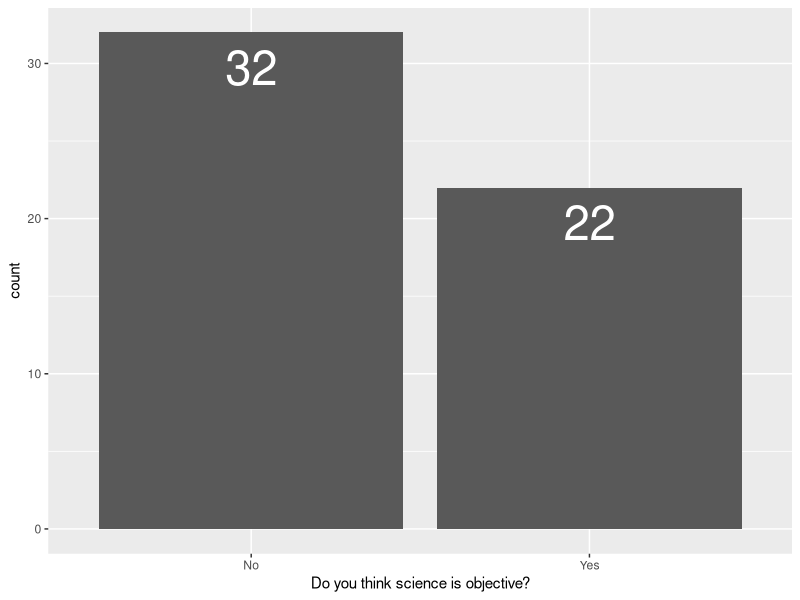
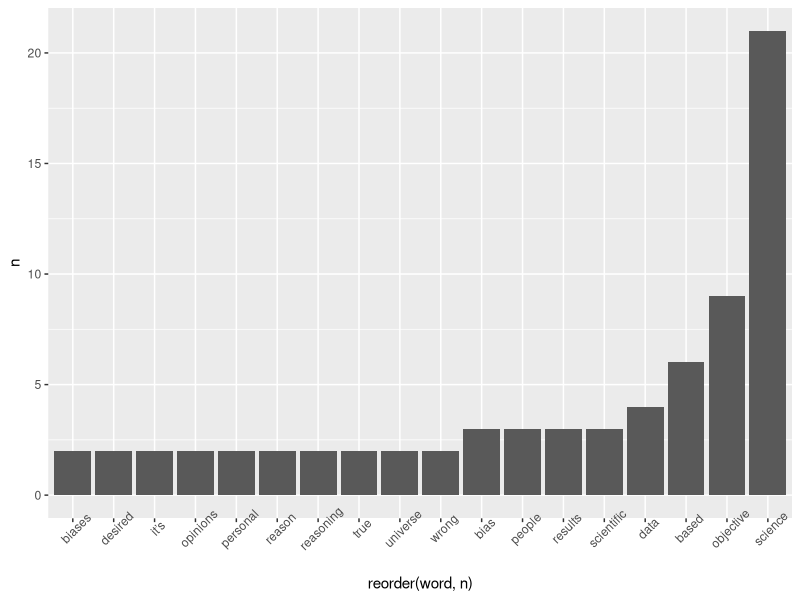
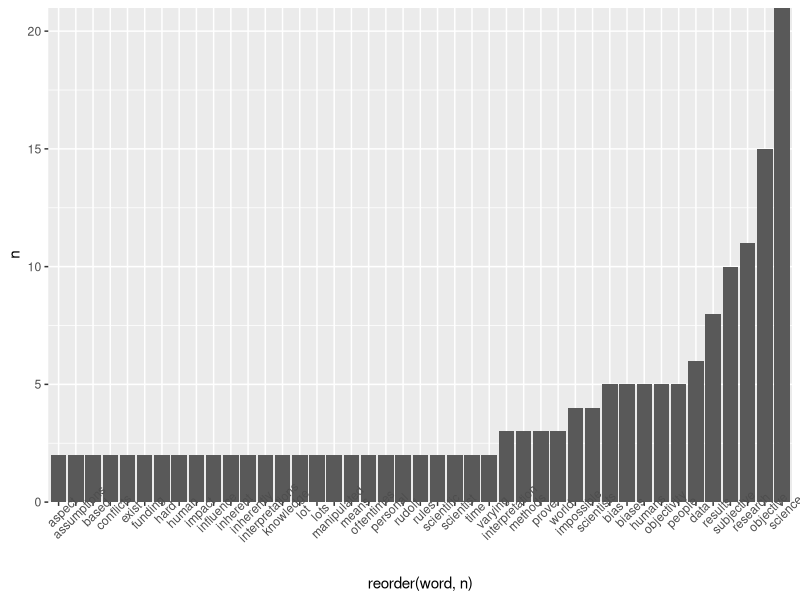
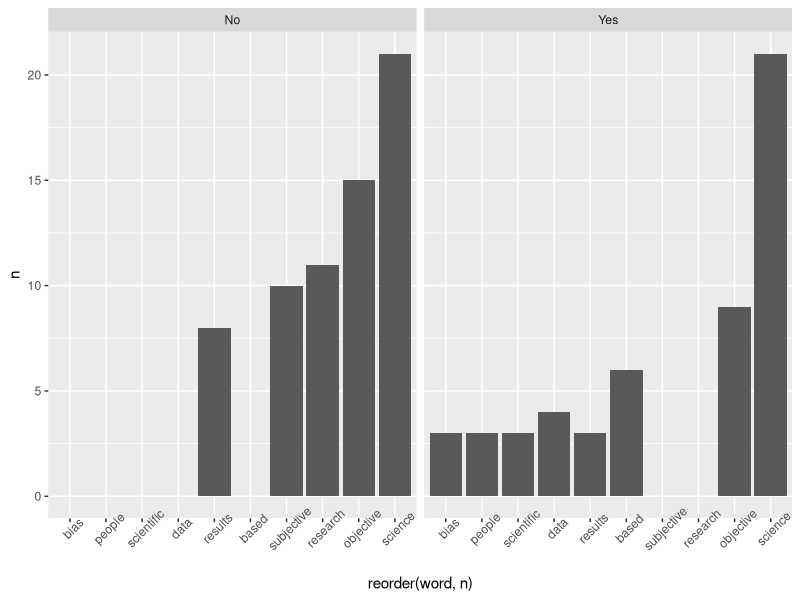
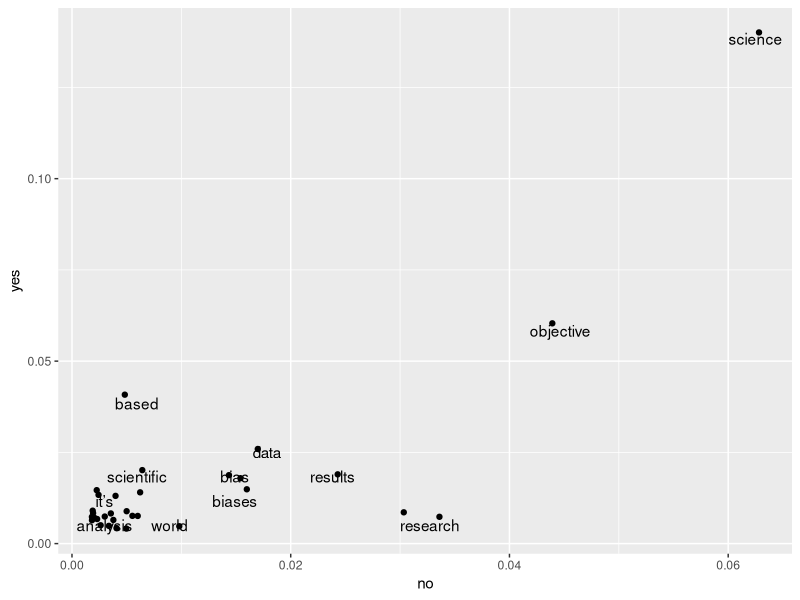
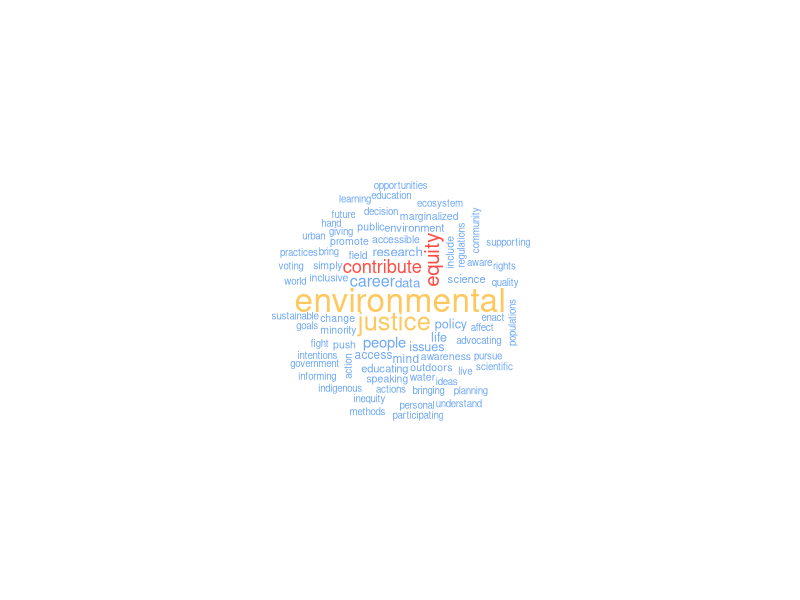

Write R code to recreate these figures, in order.
## ---- chunk 1
library(tidyverse)
library(tidytext)
library(wordcloud)
## ---- chunk 2
data <- readxl::read_excel("data/Qual Methods Survey.xlsx", 
    sheet = "Form1")

## ---- chunk 3
data %>% 
  ggplot(aes(x = `Do you think science is objective?`))+
  geom_bar()+
  #adds the actual count value to the chart
  geom_text(aes(label = after_stat(count)), stat = "count", vjust = 1.5, size = 12, color = "white")
## ---- chunk 4
yes <- data %>% 
  filter(`Do you think science is objective?` == "Yes")


no <- data %>% 
  filter(`Do you think science is objective?` == "No")
## ---- chunk 5
stop_words
## ---- chunk 6
yes_why <- yes %>%
  #keep just our column of interest
  select(`Why or why not?`) %>% 
  unnest_tokens(output = word, #the new column name to put the text in
                input = `Why or why not?`)  %>%
  anti_join(stop_words, by = "word") # remove any stop words
## ---- chunk 7
yes_why
## ---- chunk 8
yes_why %>% 
  count(word, sort = TRUE)
## ---- chunk 9
yes_why %>% 
  count(word) %>% 
  filter(n >1) %>% 
  ggplot(aes(x = reorder(word,n), y = n))+ #reorder makes the bars go in order low to high by a variable
  geom_col()+
  theme(axis.text.x = element_text(angle = 45))
## ---- chunk 10
no_why <- no %>% 
  select(`Why or why not?`) %>% 
  unnest_tokens(output = word, #the new column name to put the text in
                input = `Why or why not?`)  %>%
  anti_join(stop_words, by = "word")
  
## ---- chunk 11
no_why %>% 
  count(word, sort = TRUE)
## ---- chunk 12
no_why %>% 
  count(word) %>% 
  filter(n >1) %>% 
  ggplot(aes(x = reorder(word,n), y = n))+ #reorder makes the bars go in order high to low
  geom_col()+
  scale_y_continuous(expand = c(0,0))+
  theme(axis.text.x = element_text(angle = 45))
## ---- chunk 13
yes_summary <- yes_why %>% 
  count(word) %>% 
  # take the top 5
  top_n(5) %>% 
  # create a new variable we can facet by later
  mutate(answer = "Yes")


# do the same for No
no_summary <- no_why %>% 
  count(word) %>% 
  # take the top 5
  top_n(5) %>% 
  # create a new variable we can facet by later
  mutate(answer = "No")
  
## ---- chunk 14
bind_rows(yes_summary, no_summary) %>% 
  ggplot(aes(x = reorder(word,n), y = n))+
  geom_col()+
  facet_wrap(~answer)+
  theme(axis.text.x = element_text(angle = 45))
## ---- chunk 15
bind_rows(mutate(yes_why, answer = "yes"),
          mutate(no_why, answer = "no"))%>% 
  group_by(answer) %>% 
  count(word) %>% 
  mutate(proportion = n / sum(n)) %>% 
  select(-n) %>% 
  pivot_wider(names_from = answer, values_from = proportion) %>% 
  ggplot(aes(x = no, y = yes))+
  geom_jitter(color = "black")+
  geom_text(aes(label = word), color = "black", check_overlap = TRUE, vjust = 1)
## ---- chunk 16
pros_bigrams <- data %>% 
  select(ID, text = `What do you think are the pros of open science?`) %>% 
  unnest_tokens(bigram, text, token = "ngrams", n = 2)
## ---- chunk 17
pros_bigrams %>% 
  count(bigram, sort = TRUE)
## ---- chunk 18
pros_bigrams %>% 
  separate(bigram, into = c("word1", "word2"), sep = " ") %>% 
  filter(!word1 %in% stop_words$word) %>% 
  filter(!word2 %in% stop_words$word) %>% 
  count(word1, word2, sort = TRUE)
## ---- chunk 19
cons_biograms <- data %>% 
  select(ID, text = `What do you think are the cons of open science?`) %>% 
  unnest_tokens(bigram, text, token = "ngrams", n = 2)
## ---- chunk 20
cons_biograms %>% 
  separate(bigram, into = c("word1", "word2"), sep = " ") %>% 
  filter(!word1 %in% stop_words$word) %>% 
  filter(!word2 %in% stop_words$word) %>% 
  count(word1, word2, sort = TRUE)
## ---- chunk 21
data %>% 
  select(`In what ways do you believe you (in any aspect of your life or career) can contribute to equity and environmental justice?`) %>% 
  unnest_tokens(output = word, #the new column name to put the text in
                input = `In what ways do you believe you (in any aspect of your life or career) can contribute to equity and environmental justice?`)  %>%
  anti_join(stop_words, by = "word") %>% 
  count(word) %>% 
  # make the wordcloud
  with(wordcloud(
    words = word,
    freq = n,
    random.order = FALSE,
    scale = c(2, 0.5),
    min.freq = 2,
    max.words = 100,
    colors = c("#6FA8F5",
               "#FF4D45",
               "#FFC85E")
  ))
## ---- chunk 22
data %>% 
  select(ID, text = `In what ways do you believe you (in any aspect of your life or career) can contribute to equity and environmental justice?`) %>% 
  unnest_tokens(bigram, text, token = "ngrams", n = 3) %>% 
  separate(bigram, into = c("word1", "word2", "word3"), sep = " ") %>% 
  filter(!word1 %in% stop_words$word) %>% 
  filter(!word2 %in% stop_words$word) %>% 
  filter(!word3 %in% stop_words$word) %>% 
  count(word1, word2, word3, sort = TRUE)
